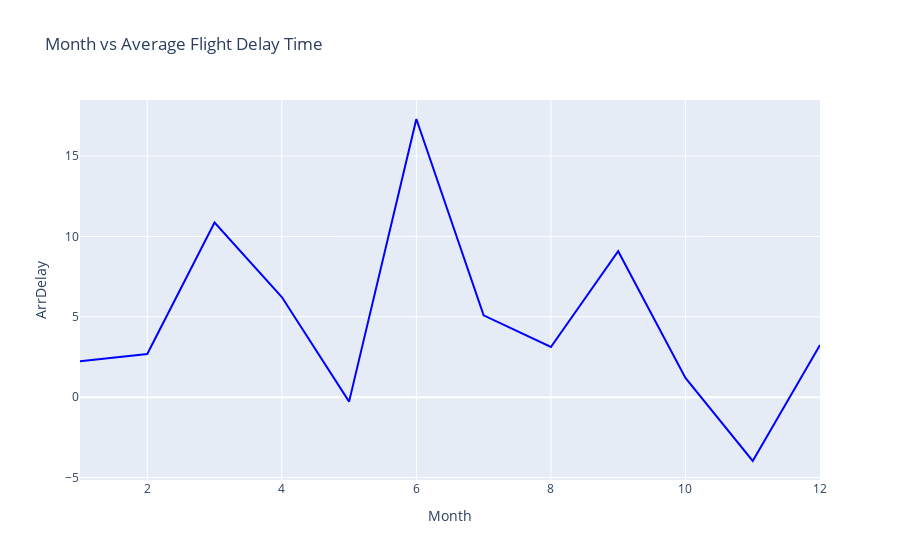

The notebook cell this image was saved under:
### Code cell
## Write your code here
fig = go.Figure()
fig.add_traces(go.Scatter(x = line_data['Month'], y = line_data['ArrDelay'], mode = 'lines', marker = dict(color = 'blue')))
fig.update_layout(xaxis_title = 'Month', yaxis_title = 'ArrDelay', title = 'Month vs Average Flight Delay Time')
fig.show()

### Figure 1 — Plotly figure (JSON) as saved in the notebook; plotly's stock layout.template omitted (floating-point values rounded to 4 significant figures)
{"data": [{"marker": {"color": "blue"}, "mode": "lines", "type": "scatter", "x": [1, 2, 3, 4, 5, 6, 7, 8, 9, 10, 11, 12], "y": [2.233, 2.688, 10.87, 6.229, -0.2791, 17.31, 5.089, 3.122, 9.081, 1.2, -3.975, 3.241]}], "layout": {"autosize": true, "title": {"text": "Month vs Average Flight Delay Time"}, "xaxis": {"autorange": true, "range": [1, 12], "title": {"text": "Month"}, "type": "linear"}, "yaxis": {"autorange": true, "range": [-5.158, 18.49], "title": {"text": "ArrDelay"}, "type": "linear"}}}
